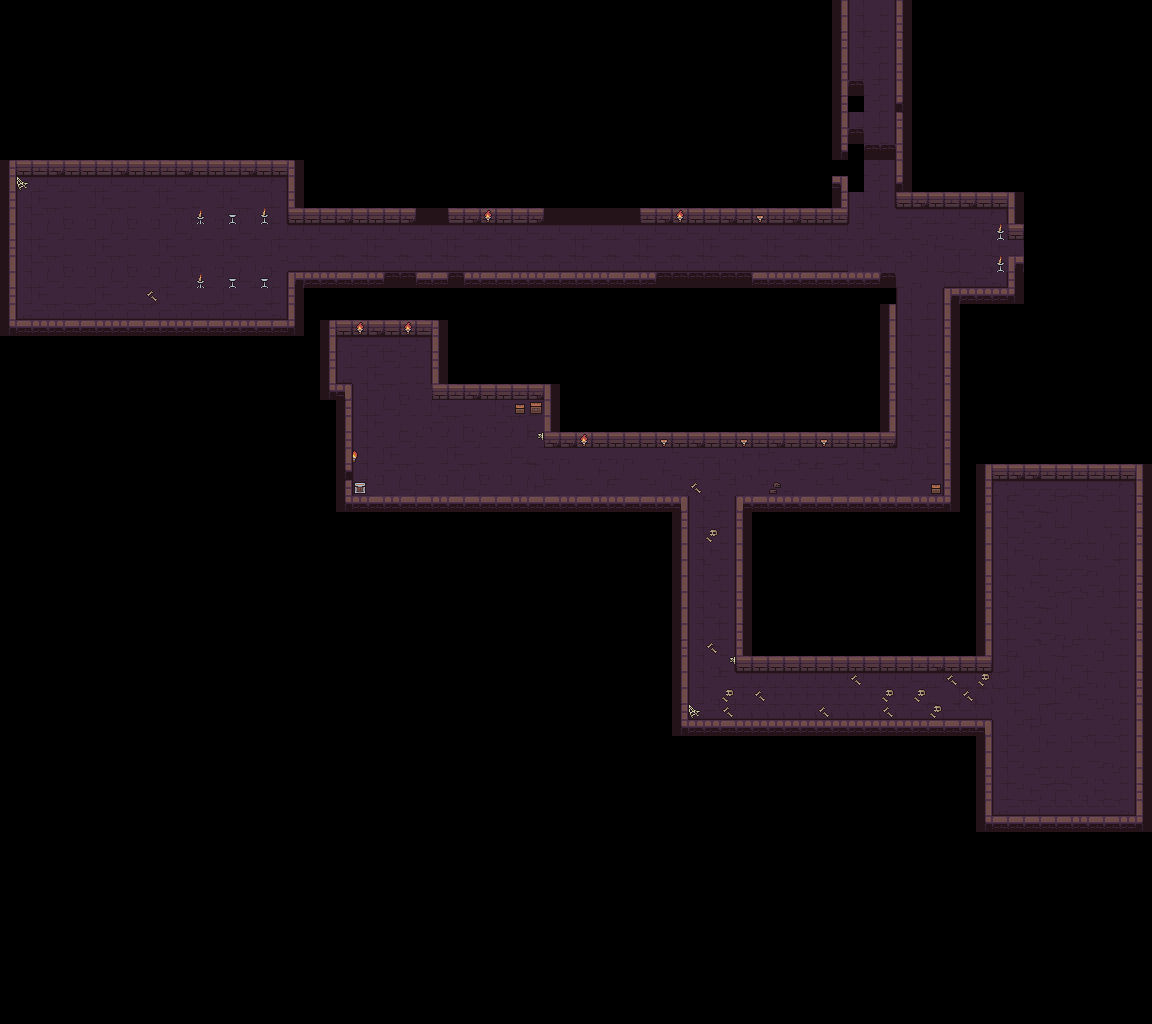

Tiled map render using the project's own tile images. Description and the map definition, with tile-layer contents summarised, below:
An orthogonal 72x64 tile map with 16x16 px tiles, 2 tile layers (map, scatter) and 51 objects (7x Tomb-Open).

<map version="1.5" tiledversion="1.7.2" orientation="orthogonal" renderorder="right-down" width="72" height="64" tilewidth="16" tileheight="16" infinite="0" nextlayerid="5" nextobjectid="89">
 <editorsettings>
  <export target="../game/src/maps/entrance.lua" format="lua" />
 </editorsettings>
 <tileset firstgid="1" source="tileset/dungeon-tileset.tsx" />
 <layer id="1" name="map" width="72" height="64">
  <data>[4608 cells, 1212 non-empty, 46 distinct tile ids]</data>
 </layer>
 <layer id="3" name="scatter" width="72" height="64">
  <data>[4608 cells, 43 non-empty, 14 distinct tile ids]</data>
 </layer>
 <objectgroup id="2" name="entities">
  <object id="15" template="templates/Light.tx" x="112" y="240" />
  <object id="16" template="templates/PlayerStart.tx" x="112" y="240" />
  <object id="17" template="templates/GoldenKey.tx" x="384" y="352" />
  <object id="18" template="templates/Vampire.tx" x="864" y="16" />
  <object id="19" template="templates/ExitDoor.tx" x="1008" y="240" />
  <object id="21" template="templates/Tomb-Open.tx" name="Tomb-Open" x="1024" y="688" />
  <object id="22" template="templates/Tomb.tx" x="1024" y="656" />
  <object id="23" template="templates/Tomb.tx" name="Tomb-Open" x="1024" y="720" />
  <object id="24" template="templates/Tomb.tx" x="1024" y="752" />
  <object id="25" template="templates/Tomb.tx" x="1024" y="784" />
  <object id="26" template="templates/Tomb.tx" x="1024" y="624" />
  <object id="27" template="templates/Tomb.tx" name="Tomb-Open" x="1024" y="592" />
  <object id="28" template="templates/Tomb-Open.tx" x="1056" y="688" />
  <object id="29" template="templates/Tomb.tx" name="Tomb-Open" x="1056" y="656" />
  <object id="30" template="templates/Tomb.tx" x="1056" y="720" />
  <object id="31" template="templates/Tomb.tx" x="1056" y="752" />
  <object id="32" template="templates/Tomb.tx" x="1056" y="784" />
  <object id="33" template="templates/Tomb.tx" x="1056" y="624" />
  <object id="34" template="templates/Tomb.tx" x="1056" y="592" />
  <object id="35" template="templates/Tomb-Open.tx" x="1088" y="688" />
  <object id="36" template="templates/Tomb.tx" x="1088" y="656" />
  <object id="37" template="templates/Tomb.tx" x="1088" y="720" />
  <object id="38" template="templates/Tomb.tx" x="1088" y="752" />
  <object id="39" template="templates/Tomb.tx" x="1088" y="784" />
  <object id="40" template="templates/Tomb.tx" x="1088" y="624" />
  <object id="41" template="templates/Tomb.tx" x="1088" y="592" />
  <object id="43" template="templates/Vampire.tx" x="1120" y="704" />
  <object id="46" template="templates/Vampire.tx" x="1120" y="688" />
  <object id="49" template="templates/Tomb.tx" x="1024" y="560" />
  <object id="50" template="templates/Tomb.tx" name="Tomb-Open" x="1024" y="528" />
  <object id="51" template="templates/Tomb.tx" x="1056" y="560" />
  <object id="53" template="templates/Tomb.tx" x="1088" y="560" />
  <object id="55" template="templates/Vampire.tx" x="1072" y="688" />
  <object id="57" template="templates/Tomb.tx" x="1056" y="496" />
  <object id="58" template="templates/Tomb.tx" x="1088" y="496" />
  <object id="62" template="templates/Tomb.tx" x="1024" y="496" />
  <object id="63" template="templates/Tomb.tx" name="Tomb-Open" x="1056" y="528" />
  <object id="64" template="templates/Tomb.tx" name="Tomb-Open" x="1088" y="528" />
  <object id="65" template="templates/Salt.tx" x="512" y="224" />
  <object id="66" template="templates/Salt.tx" x="512" y="240" />
  <object id="68" template="templates/Salt.tx" x="944" y="256" />
  <object id="69" template="templates/Salt.tx" x="576" y="464" />
  <object id="71" template="templates/Salt.tx" x="592" y="448" />
  <object id="72" template="templates/Salt.tx" x="592" y="464" />
  <object id="73" template="templates/Salt.tx" x="608" y="448" />
  <object id="74" template="templates/Tomb-Open.tx" x="864" y="0" />
 </objectgroup>
 <objectgroup id="4" name="reverb">
  <object id="76" template="templates/reverb_zones/medium_room.tx" x="288" y="224" width="560" height="48" />
  <object id="85" template="templates/reverb_zones/large_room.tx" x="16" y="176" width="272" height="144" />
  <object id="86" template="templates/reverb_zones/large_room.tx" x="336" y="336" width="208" height="160" />
  <object id="87" template="templates/reverb_zones/medium_room.tx" x="848" y="0" width="288" height="816" />
  <object id="88" template="templates/reverb_zones/medium_room.tx" x="544" y="272" width="304" height="464" />
 </objectgroup>
</map>
